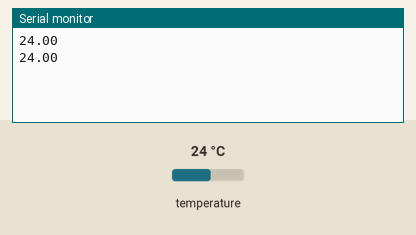
This sketch was run on a simulated Arduino Uno, built with avr-gcc and run on an emulated ATmega328P. Shown: the last lines printed to the serial monitor. The inputs (shaded band) are chosen by the test bench; at power-on: temperature 24 °C.

Above: at 2.8 s.
2.9 s: temperature set to 12 °C
At 3.6 s:
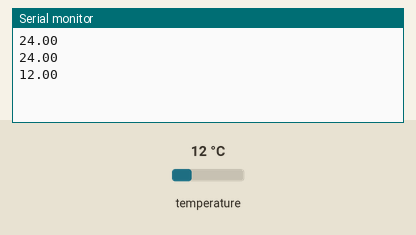
4.4 s: temperature set to 19 °C
At 5.7 s:
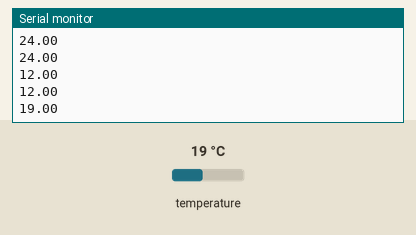
Timing chart, 0 to 7.4 s (numbered marks = the images above; inputs shaded):
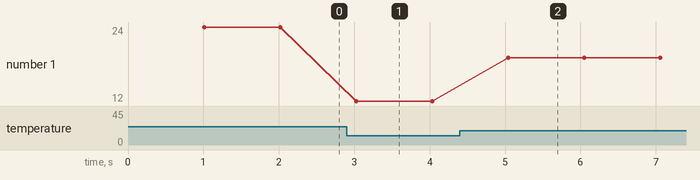

Measured:
- after the input at 2.9 s, the serial monitor: prints a new line after 0.13 s (image 1)
- after the input at 4.4 s, the serial monitor: prints a new line after 0.64 s (image 2)
- plotted number 1: 24 → 12 after the input at 2.9 s, 12 → 19 after the input at 4.4 s

The sketch:

ds.ino
```cpp
#include <OneWire.h>

// OneWire DS18S20, DS18B20, DS1822 Temperature Example
//
// http://www.pjrc.com/teensy/td_libs_OneWire.html
//
// The DallasTemperature library can do all this work for you!
// http://milesburton.com/Dallas_Temperature_Control_Library

OneWire  ds(10);  // on pin 10 (a 4.7K resistor is necessary)

void setup(void) {
  Serial.begin(9600);
}

float getTemp(void) {
  byte i;
  byte present = 0;
  byte type_s;
  byte data[12];
  byte addr[8];
  float celsius, fahrenheit;

addr[0]=0x28; addr[1]=0x8e;addr[2]=0x8f;addr[3]=0x45;addr[4]=0x92;addr[5]=0x18;addr[6]=0x2;addr[7]=0x63;
  ds.reset();
  ds.select(addr);
  ds.write(0x44, 1);        // start conversion, with parasite power on at the end
  delay(1000);
  present = ds.reset();
  ds.select(addr);
  ds.write(0xBE);         // Read Scratchpad
  for ( i = 0; i < 9; i++) {           // we need 9 bytes
    data[i] = ds.read();  }
  int16_t raw = (data[1] << 8) | data[0];
  if (type_s) {
    raw = raw << 3; // 9 bit resolution default
    if (data[7] == 0x10) {
      // "count remain" gives full 12 bit resolution
      raw = (raw & 0xFFF0) + 12 - data[6];
    }
  } else {
    byte cfg = (data[4] & 0x60);
    // at lower res, the low bits are undefined, so let's zero them
    if (cfg == 0x00) raw = raw & ~7;  // 9 bit resolution, 93.75 ms
    else if (cfg == 0x20) raw = raw & ~3; // 10 bit res, 187.5 ms
    else if (cfg == 0x40) raw = raw & ~1; // 11 bit res, 375 ms
    //// default is 12 bit resolution, 750 ms conversion time
  }
  celsius = (float)raw / 16.0;
  fahrenheit = celsius * 1.8 + 32.0;
 // Serial.print("  Temperature = ");
  //Serial.print(celsius);
  //Serial.println(" Celsius ");
  return(celsius);
 }
 void loop(void){
  Serial.println(getTemp());
 }
```
